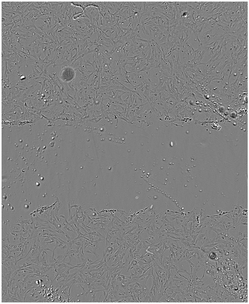
#> input picture paper_publication/sequence/alk5i_a4_1-EXP1-alk5i/t_00/panel_1_original.png, 249 x 304 px, shrunk from 955 x 1167 before the run, found by its file name
$ python generate_sequence_figure.py
#> lines starting #> are read from the running program, lines starting #| are printed output that depends on the picture
#!/usr/bin/env python3
import os
from pathlib import Path
import matplotlib.pyplot as plt
import matplotlib.image as mpimg
import numpy as np


def _load_img_safe(path):
    """Load image or return None if missing."""
    if not Path(path).exists():
        return None
    try:
        return mpimg.imread(path)
#> returned value is the input picture: shape (304, 249, 4) float32; mean R, G, B, A 0.512, 0.512, 0.512, 1
    except Exception:
        return None


def _format_time_label(t):
    return f"time = {t}h"


def plot_wound_sequence(
    sequence_root: str,
    cell_name: str,
    timepoints: list,
    output_path: str,
    dpi: int = 300,
):
    """
    Generate a styled multi-panel figure for wound healing pipeline.

    Parameters
    ----------
    sequence_root : str
        Root folder containing sequences
    cell_name : str
        Folder name of the sequence
    timepoints : list[int]
        Time indices to visualize (e.g., [0, 6, 12, 20])
    output_path : str
        Full output path (including filename)
    dpi : int
        Figure resolution
    """

    base_path = Path(sequence_root) / cell_name

    # Panel definitions (row-wise)
    panel_files = [
        "panel_1_original.png",
        "panel_2_variance_map.png",
        "panel_3_y_profile.png",
        "panel_5_smooth_edges.png",
        "panel_6_mask_overlay.png",
    ]

    n_cols = len(timepoints)
    n_rows = len(panel_files)

    # --- Figure setup (clean scientific style) ---
    fig, axes = plt.subplots(
        n_rows,
        n_cols,
        figsize=(3.2 * n_cols, 2.4 * n_rows),
        dpi=dpi
    )

    if n_cols == 1:
        axes = np.expand_dims(axes, axis=1)

    # --- Row labels ---
    row_labels = [
        "Raw Image",
        "Variance Map",
        "Y-Profile",
        "Smoothed Edges",
        "Final Mask",
    ]

    # --- Load and plot ---
    for col_idx, t in enumerate(timepoints):

        t_folder = base_path / f"t_{str(t).zfill(2)}"

        for row_idx, panel_name in enumerate(panel_files):

            ax = axes[row_idx, col_idx]

            img_path = t_folder / panel_name
            img = _load_img_safe(img_path)

            if img is not None:
                ax.imshow(img, cmap='gray')
            else:
                ax.text(
                    0.5, 0.5,
                    "Missing",
                    ha='center', va='center',
                    fontsize=8
                )

            ax.axis("off")

            # Column titles
            if row_idx == 0:
                ax.set_title(
                    _format_time_label(t),
                    fontsize=11,
                    pad=8,
                    fontweight='medium'
                )

            # Row labels
            if col_idx == 0:
                ax.set_ylabel(
                    row_labels[row_idx],
                    fontsize=10,
                    rotation=0,
                    labelpad=50,
                    va='center'
                )

    # --- Section separators (visual grouping) ---
    for row_idx in range(n_rows):
        for col_idx in range(n_cols):
            ax = axes[row_idx, col_idx]
            for spine in ax.spines.values():
                spine.set_visible(False)
#> this loop made 5 passes

    # --- Global title ---
    fig.suptitle(
        "Automated Scratch-Wound Quantification Pipeline",
        fontsize=14,
        y=0.995,
        fontweight='bold'
    )

    # --- Tight layout ---
    plt.subplots_adjust(
        left=0.12,
        right=0.98,
        top=0.93,
        bottom=0.05,
        wspace=0.05,
        hspace=0.15
    )

    # --- Save ---
    output_path = Path(output_path)
    output_path.parent.mkdir(parents=True, exist_ok=True)

    plt.savefig(output_path, dpi=dpi)
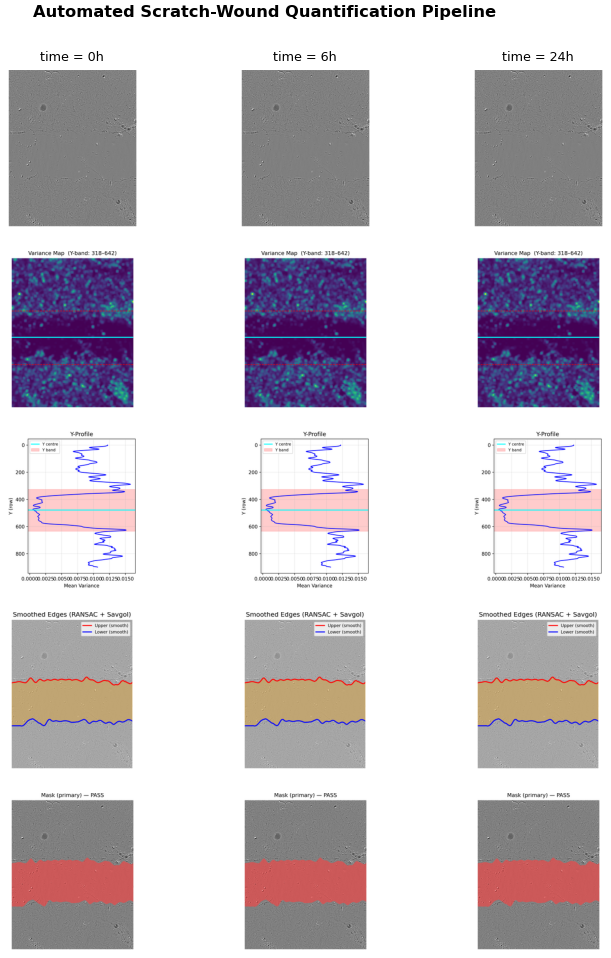
#> figure drawn by matplotlib, 15 panels
    plt.close(fig)


# =========================
# Example usage
# =========================
if __name__ == "__main__":

    sequence_root = r"C:\Users\riccig01\OneDrive\Projects\MtSinai\Vascbrain\WoundDetectionBounds\paper_publication\sequence"
    cell_name = "alk5i_c5_1-EXP2-alk5i"
    timepoints = [0, 6, 24]

    output_path = r"C:\Users\riccig01\OneDrive\Projects\MtSinai\Vascbrain\WoundDetectionBounds\paper_publication\sequence\wound_pipeline_figure.png"

    plot_wound_sequence(
        sequence_root=sequence_root,
        cell_name=cell_name,
        timepoints=timepoints,
        output_path=output_path
    )
